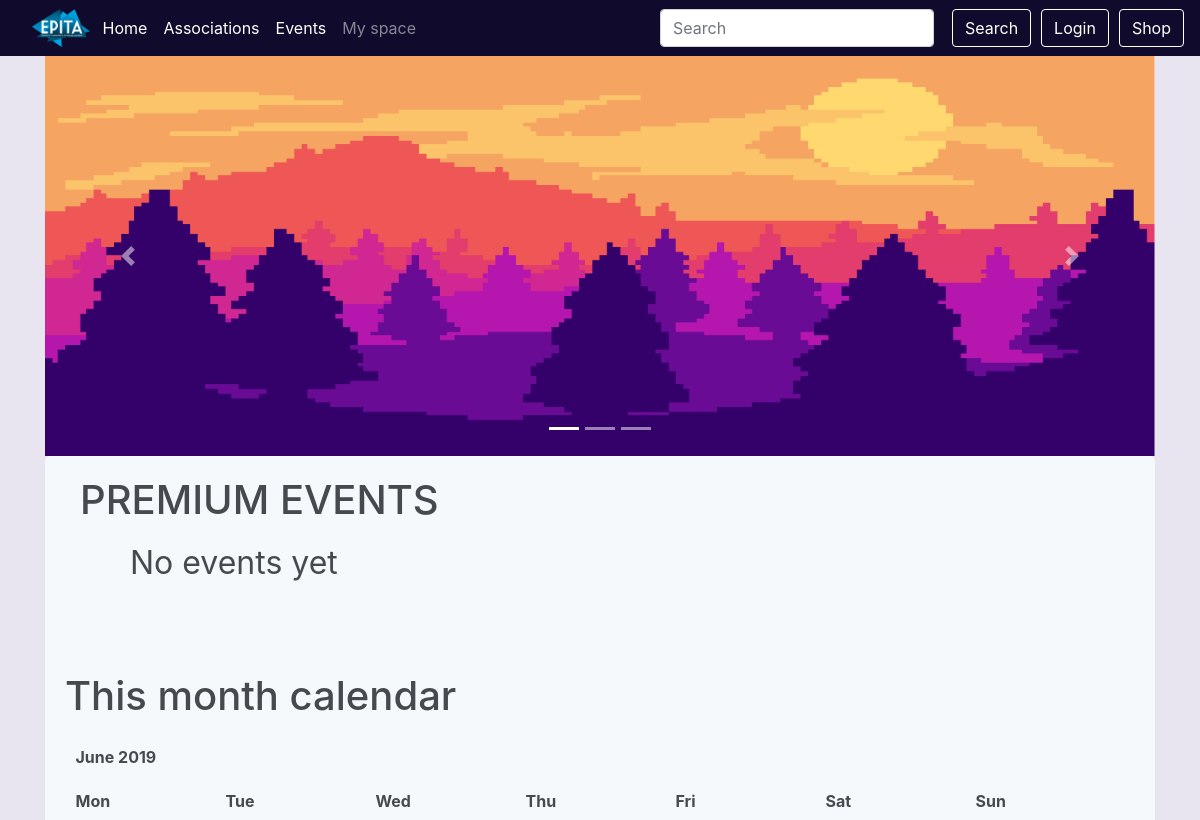
The app's page / (upper part), older data.
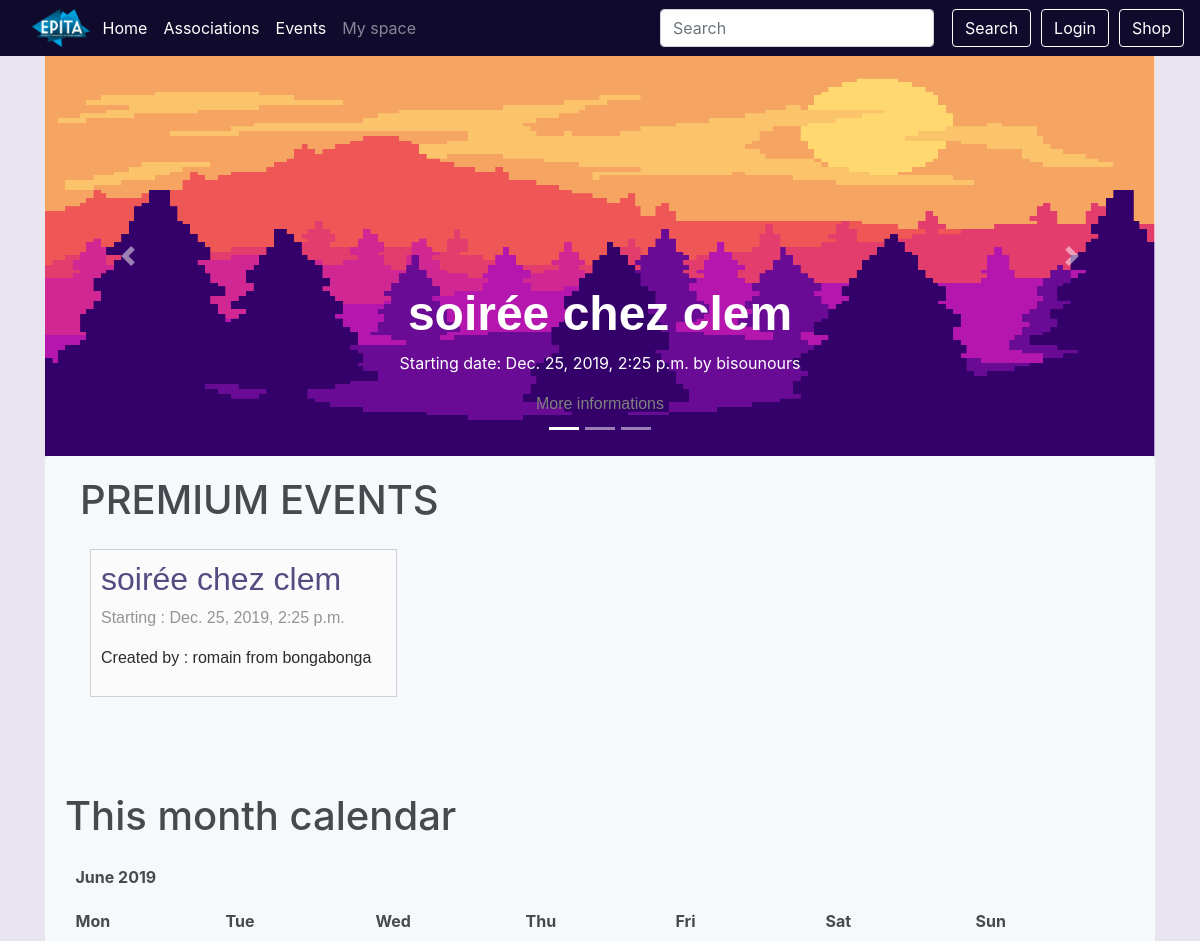
The same page, newer data.
### event/models.py (models this page shows, shortened)
class Event(models.Model):
    PENDING = 'P'
    APPROVED = 'A'
    VALIDATED = 'V'
    REFUSED = 'R'
    CANCELABLE = 'c'
    CANCELED = 'C'
    EVENT_STATE_CHOICES = (
        (PENDING, _("Pending")),
        (APPROVED, _("Approved")),
        (REFUSED, _("Refused")),
        (CANCELED, _("Canceled")),
        (CANCELABLE, _("Canceled by the president")),
        (VALIDATED, _("Validated by the president")),
    )
    title = models.CharField(_("Title of the event"), max_length=64,
                             validators=[UnicodeValidator()])
    event_state = models.CharField(_("State of the event"), max_length=1,
                                   choices=EVENT_STATE_CHOICES,
                                   default=PENDING)
    manager_id = models.ForeignKey(Manager, on_delete=models.SET_NULL,
                                   null=True, blank=True)
    start = models.DateTimeField(_("Start date and time"))
    end = models.DateTimeField(_("End date and time"))
    ticket_deadline = models.DateTimeField(_("Deadline to buy tickets"),
                                           null=True, blank=True)
    assos_id = models.ForeignKey(Association, on_delete=models.CASCADE,
                                 related_name='events')
    address_id = AddressField(on_delete=models.PROTECT)
    premium_flag = models.BooleanField(_("Premium"), default=False)
    image = models.ImageField(_("Event's cover image"),
                              default='event_pics/default.jpg',
                              upload_to='event_pics/uploads/')
    see_remaining = models.BooleanField(_("See remaining tickets"),
                                        default=False)
    class Meta:
        verbose_name = (_("Event"))
        verbose_name_plural = (_("Events"))
        permissions = (
            ('access_dashboard', 'User can access this event\'s dashboard'),
            ('approve_event', 'User can approve of the event'),
            ('choose_premium', 'User can make an event premium or not'),
            ('cancel_event', 'User can cancel the event'),
        )

class Association(models.Model):
    name = models.CharField(_("Name"), max_length=64, unique=True,
                            validators=[UnicodeValidator()])
    url = models.URLField(_("Association's website"), null=True, blank=True)
    class Meta:
        verbose_name = _("Association")
        verbose_name_plural = _("Associations")
        permissions = (
            ('create_event', 'User can create an event'),
            ('manage_member', 'User can add and remove a member'),
            ('choose_staff', 'User can choose staff'),
            ('manage_manager', 'User can add and remove managers'),
            ('modify_event', 'User can modify an event'),
            ('remove_event', 'User can delete an event'),
            ('make_event_cancelable', 'User can cancel an event'),
            ('validate_event',
             'User can validate event and make it available for approval')
        )
    def __str__(self):
        return '%s' % (self.name)

class Manager(models.Model):
    user = models.ForeignKey(User, on_delete=models.CASCADE,
                             related_name="managerships")
    assos_id = models.ForeignKey(Association, on_delete=models.CASCADE,
                                 related_name='managers')
    member = CompositeOneToOneField(Member, on_delete=models.CASCADE,
                                    to_fields={"assos_id", "user"})
    class Meta:
        verbose_name = _("Member of the Bureau")
        verbose_name_plural = _("Members of the Bureau")
    def __str__(self):
        return '%s from %s' % (self.user.username, self.assos_id.name)

### event/views.py (the view)
# urls.py: path('', views.IndexView.as_view(), name='index'),
class IndexView(generic.ListView):
    template_name = 'index.html'
    model = Event
    def get_context_data(self, **kwargs):
        context = super(IndexView, self).get_context_data(**kwargs)
        context['events'] = Event.objects.filter(start__gt=timezone.now(), premium_flag=True, event_state=Event.APPROVED).order_by('start')
        d = datetime.date.today()
        previous_month = datetime.date(year=d.year, month=d.month, day=1)  # find first day of current month
        previous_month = previous_month - datetime.timedelta(days=1)  # backs up a single day
        previous_month = datetime.date(year=previous_month.year, month=previous_month.month,
                                       day=1)  # find first day of previous month
        last_day = calendar.monthrange(d.year, d.month)
        next_month = datetime.date(year=d.year, month=d.month, day=last_day[1])  # find last day of current month
        next_month = next_month + datetime.timedelta(days=1)  # forward a single day
        next_month = datetime.date(year=next_month.year, month=next_month.month,
                                   day=1)  # find first day of next month
        cal = EventCalendar()
        html_calendar = cal.formatmonth(d.year, d.month, withyear=True)
        html_calendar = html_calendar.replace('<td ', '<td  width="150" height="150"')
        context['calendar'] = mark_safe(html_calendar)
        return context

### event/models.py (called while the page is built)
    def formatday(self, day, weekday, events):
        events_from_day = events.filter(start__day=day)
        events_html = '<ul style="height:50px; margin-bottom:10px;">'
        for event in events_from_day:
            events_html += "- " + event.title + "<br>"
        events_html += "</ul>"
        if day == 0:
            return '<td class="noday" style="border:solid 1px #e3e0e5;">&nbsp;</td>'  # day outside month
        else:
            return '<td class="%s" style="border:solid 1px #e3e0e5;" >%d%s</td>' % (self.cssclasses[weekday], day, events_html)

    def formatweek(self, theweek, events):
        s = ''.join(self.formatday(d, wd, events) for (d, wd) in theweek)
        return '<tr style="">%s</tr>' % s

### shop/cart.py (called while the page is built)
def _cart_id(request):
    if 'cart_id' not in request.session:
        request.session['cart_id'] = _generate_cart_id()
    return request.session['cart_id']

def _generate_cart_id():
    import string, random
    return ''.join([random.choice(string.ascii_letters + string.digits) for _ in range(50)])

def get_all_cart_items(request):
    return CartItem.objects.filter(cart_id = _cart_id(request))

def item_count(request):
    return get_all_cart_items(request).count()

### templates/index.html (shortened to what this page needs)
{% extends "base.html" %}
{% load guardian_tags %}
{% load static %}
{%block content %}
    <div class="main_body">
        <div style="
        " id="carouselExampleIndicators" class="carousel slide" data-ride="carousel">
            <ol class="carousel-indicators">
                <li data-target="#carouselExampleIndicators" data-slide-to="0" class="active"></li>
                <li data-target="#carouselExampleIndicators" data-slide-to="1"></li>
                <li data-target="#carouselExampleIndicators" data-slide-to="2"></li>
            </ol>
            <div class="carousel-inner">
                <div class="carousel-item active">
                    <img style="height:400px; width:max-content;" class="d-block w-100" src="{% static "img/index_event_carousel.png" %}" alt="First slide">
                    <div class="carousel-caption d-none d-md-block">
                        {% if events.0 %}
                        <h1 class="carousel-title">{{ events.0.title }}</h1>
                        <p>Starting date: {{ events.0.start }} by {{ events.0.assos_id }}</p>
                        <a class="event-link" href="{% url 'event:event_detail' events.0.id %}">
                            More informations
                        </a>
                        {% endif %}
                    </div>
                </div>
            </div>
            <a class="carousel-control-prev" href="#carouselExampleIndicators" role="button" data-slide="prev">
                <span class="carousel-control-prev-icon" aria-hidden="true"></span>
            </a>
            <a class="carousel-control-next" href="#carouselExampleIndicators" role="button" data-slide="next">
                <span class="carousel-control-next-icon" aria-hidden="true"></span>
            </a>
        </div>
        <div class="basic-block" style="margin-top:0px; margin-bottom:0px; padding-top:10px;">
        <div class="container-fluid actu-wraper">
            <div class="container actu" style="padding-bottom: 0px;">
                <h1 style="margin-bottom:15px;">PREMIUM EVENTS</h1>
                {% if events %}
                <div class="row">
                    {% for event in events %}
                    <article class="col-xs-12 col-sm-12 col-md-4 col-lg-4">
                            <a class="event-link" href="{% url 'event:event_detail' event.id %}">
                                <div class="event-block">
                                <h1 style="font-size:2rem; color:#312867;">{{ event.title }}</h1>
                                <p>Starting : {{ event.start }}</p>
                                {% if event.manager_id %}
                                <p style="color:black;">Created by : {{event.manager_id}}</p>
                                {% else %}
                                <p style="color:black;">No manager</p>
                                {% endif %}
                            </div>
                        </a>
                    </article>
                    {% endfor %}
                </div>
                {% else %}
                    <p style="font-size:2rem; padding-left:50px;">No events yet</p>
                {% endif %}
            </div>
        </div>
        <div class="basic-block">
            <h1 style="margin-bottom:15px;">This month calendar</h1>
            {{ calendar }}
        </div>
        </div>
    </div>
{% endblock content %}

Row changes from the older to the newer data that the page shows:
added Event: title "soirée chez clem", start "Dec. 25, 2019, 2:25 p.m.", assos_id.name "bisounours", manager_id "romain from bongabonga"
Text that changed along with them:
text no longer shown: "No events yet"
text now shown: "Starting date: by More informations"
